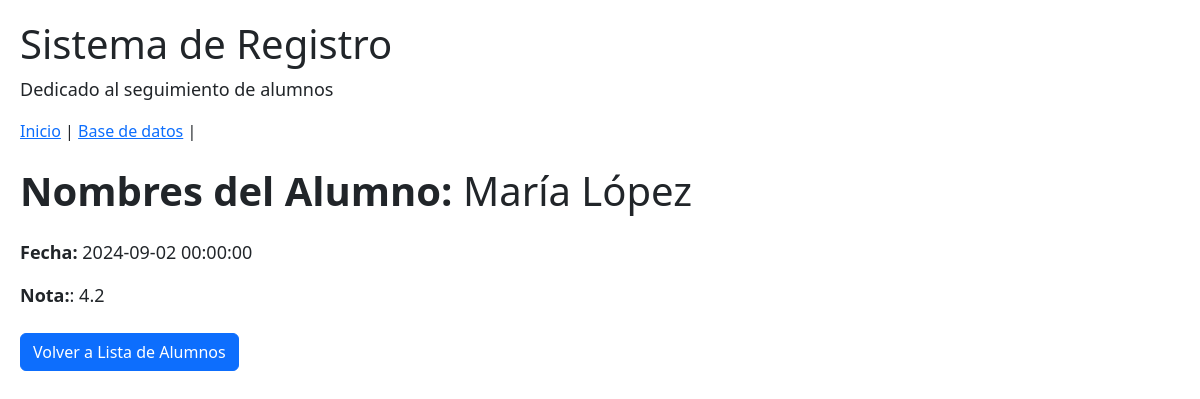
Screenshot of /post/2 with the database file from the repository.
### tables this page shows
CREATE TABLE alumnos (
    id INTEGER PRIMARY KEY AUTOINCREMENT,
    nombre TEXT NOT NULL,
    apellido TEXT NOT NULL,
    aprobado BOOLEAN NOT NULL,
    nota REAL NOT NULL,
    fecha TIMESTAMP NOT NULL
);

### main.py (the view)
@app.route("/post/<int:post_id>", methods=["GET"])
def get_one_post(post_id):
    conn = get_db_connection()
    post = conn.execute('SELECT * FROM alumnos WHERE id = ?', (post_id,)).fetchone()
    print(post)
    if post is None:
        abort(404)
    return render_template("post/post.html", post=post)

### main.py (called while the page is built)
def get_db_connection():
    conn = sqlite3.connect('alumnos.db')
    conn.row_factory = sqlite3.Row
    return conn

### templates/post/post.html
{% extends "base.html" %}
{% block content %}
<h1 class="my-4"><strong>Nombres del Alumno:</strong> {{ post['nombre'] }} {{ post['apellido'] }}</h1>
<p><strong>Fecha:</strong> {{ post['fecha'] }}</p>
<p class="mb-4"><strong>Nota:</strong>: {{ post['nota'] }}</p>
<a href="{{ url_for('get_all_post') }}" class="btn btn-primary">
    Volver a Lista de Alumnos
</a>
{% endblock %}

### static/styles.css (style rules this page uses)
body { font-family: Arial, sans-serif; background-color: #f4f4f4; color: #333; margin: 0; padding: 20px; }
h1 { color: #00b306; }
p { font-size: 18px; }
.btn-primary { background-color: #007bff; border: none; padding: 10px 15px; color: white; cursor: pointer; border-radius: 4px; }

### rows the page displays
alumnos: nombre "María", apellido "López", fecha "2024-09-02 00:00:00", nota "4.2"
